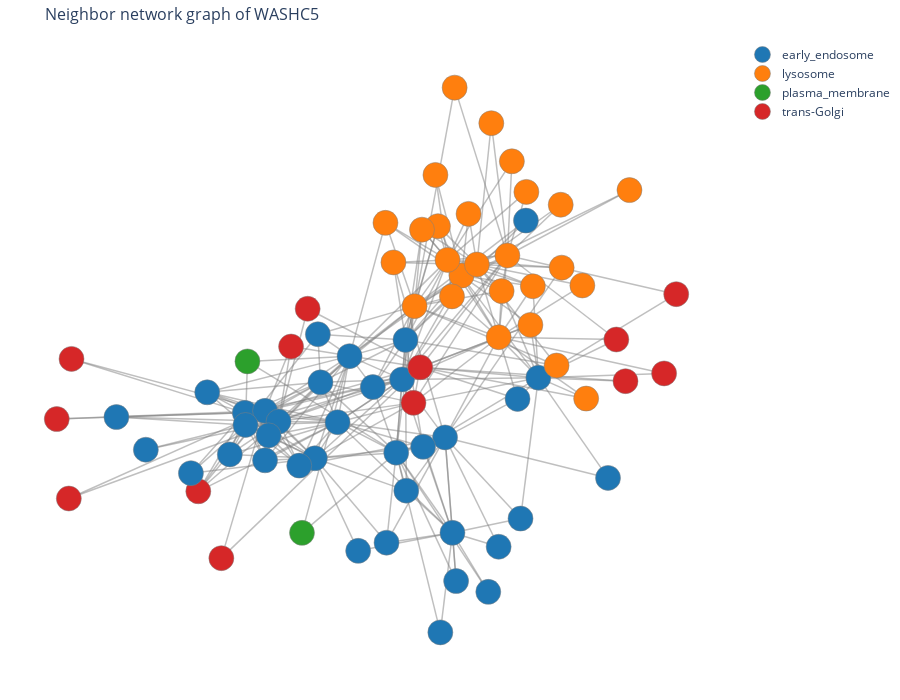

The notebook cell saved with this chart:
### Markdown cell above
### Render the graph as a plotly figure

### Code cell
# convert the graph to node and edge "traces" that can be plotted by plotly
node_trace, edge_trace, category_color_map = prepare_plotly_network_graph(G, annot_dict, node_color_by, category_colors)

fig = go.Figure(data=[edge_trace, node_trace],
            layout=go.Layout(
                title=f'Neighbor network graph of {gene}',
                titlefont_size=16,
                height=700,
                hovermode='closest',
                margin=dict(b=20,l=5,r=5,t=40),
                xaxis=dict(showgrid=False, zeroline=False, showticklabels=False),
                yaxis=dict(showgrid=False, zeroline=False, showticklabels=False))
                )

if node_color_by == "compartment": # this block of code adds the legend
    for category, color in category_color_map.items():
        fig.add_trace(go.Scatter(
            x=[None],
            y=[None],
            mode='markers',
            marker=dict(color=color, size=10),
            name=category,
            showlegend=True
        ))

######################
# cutomize the figure#
######################
# update node style
fig.update_traces(marker=dict(size=25, line_width=1)) # line_width is the border width
# update edge style
edge_color = 'grey'
edge_alpha = 0.5
fig.update_traces(line=dict(width=1.5, color=convert_color_to_rgba(edge_color,edge_alpha))) # width is the edge width, color is the edge color
# white background
fig.update_layout(plot_bgcolor='white')
# uncomment the line below if you want to remove protein names from display
fig.data[1].update(mode='markers')

# save figure to file
#fig.write_html(f"{gene}_neighbor_graph.html")
#fig.write_image(f"{gene}_neighbor_graph.pdf") 

# display the figure
fig.show()

### Figure 1 — Plotly figure (JSON) as saved in the notebook; plotly's stock layout.template omitted (floating-point values rounded to 4 significant figures; data arrays with more than 128 entries replaced by an {"elided": "..."} marker saying what was removed)
{"data": [{"hoverinfo": "none", "line": {"color": "rgba(128, 128, 128, 0.5)", "width": 1.5}, "marker": {"line": {"width": 1}, "size": 25}, "mode": "lines", "showlegend": false, "type": "scatter", "x": {"elided": "852 float values"}, "y": {"elided": "852 float values"}}, {"customdata": ["early_endosome", "early_endosome", "early_endosome", "trans-Golgi", "early_endosome", "lysosome", "early_endosome", "lysosome", "lysosome", "lysosome", "early_endosome", "early_endosome", "early_endosome", "early_endosome", "lysosome", "early_endosome", "early_endosome", "early_endosome", "early_endosome", "early_endosome", "lysosome", "early_endosome", "early_endosome", "early_endosome", "early_endosome", "early_endosome", "early_endosome", "trans-Golgi", "trans-Golgi", "early_endosome", "early_endosome", "early_endosome", "early_endosome", "early_endosome", "early_endosome", "lysosome", "early_endosome", "lysosome", "trans-Golgi", "trans-Golgi", "lysosome", "trans-Golgi", "lysosome", "trans-Golgi", "early_endosome", "early_endosome", "plasma_membrane", "early_endosome", "plasma_membrane", "lysosome", "lysosome", "lysosome", "lysosome", "lysosome", "lysosome", "lysosome", "lysosome", "lysosome", "early_endosome", "lysosome", "lysosome", "trans-Golgi", "lysosome", "lysosome", "lysosome", "trans-Golgi", "trans-Golgi", "lysosome", "early_endosome", "early_endosome", "trans-Golgi", "trans-Golgi", "early_endosome", "early_endosome", "lysosome", "trans-Golgi", "early_endosome"], "hoverinfo": "text", "hovertemplate": "%{text}<br># of connections: %{hovertext}<br>%{customdata}", "hovertext": ["20", "20", "16", "15", "17", "18", "18", "16", "19", "20", "14", "17", "17", "13", "19", "18", "20", "20", "18", "17", "17", "8", "7", "8", "7", "7", "6", "5", "8", "2", "4", "2", "5", "3", "3", "3", "4", "4", "2", "3", "4", "2", "3", "2", "4", "2", "2", "2", "3", "6", "3", "2", "5", "7", "5", "5", "4", "2", "5", "2", "2", "2", "2", "2", "2", "3", "2", "2", "3", "3", "2", "2", "2", "2", "3", "2", "2"], "line": {"color": "rgba(128, 128, 128, 0.5)", "width": 1.5}, "marker": {"color": ["#1f77b4", "#1f77b4", "#1f77b4", "#d62728", "#1f77b4", "#ff7f0e", "#1f77b4", "#ff7f0e", "#ff7f0e", "#ff7f0e", "#1f77b4", "#1f77b4", "#1f77b4", "#1f77b4", "#ff7f0e", "#1f77b4", "#1f77b4", "#1f77b4", "#1f77b4", "#1f77b4", "#ff7f0e", "#1f77b4", "#1f77b4", "#1f77b4", "#1f77b4", "#1f77b4", "#1f77b4", "#d62728", "#d62728", "#1f77b4", "#1f77b4", "#1f77b4", "#1f77b4", "#1f77b4", "#1f77b4", "#ff7f0e", "#1f77b4", "#ff7f0e", "#d62728", "#d62728", "#ff7f0e", "#d62728", "#ff7f0e", "#d62728", "#1f77b4", "#1f77b4", "#2ca02c", "#1f77b4", "#2ca02c", "#ff7f0e", "#ff7f0e", "#ff7f0e", "#ff7f0e", "#ff7f0e", "#ff7f0e", "#ff7f0e", "#ff7f0e", "#ff7f0e", "#1f77b4", "#ff7f0e", "#ff7f0e", "#d62728", "#ff7f0e", "#ff7f0e", "#ff7f0e", "#d62728", "#d62728", "#ff7f0e", "#1f77b4", "#1f77b4", "#d62728", "#d62728", "#1f77b4", "#1f77b4", "#ff7f0e", "#d62728", "#1f77b4"], "line": {"width": 1}, "size": 25}, "mode": "markers", "showlegend": false, "text": ["WASHC5", "WASHC4", "WASH3P", "TBC1D5", "ANKFY1", "VPS11", "NISCH", "VPS18", "DENND11", "VPS16", "EEA1", "WASHC2A", "PIKFYVE", "VPS26C", "HGS", "VPS26A", "FKBP15", "VPS26B", "VAC14", "STAM", "RMC1", "SNX27", "VPS29", "VPS35", "ENTR1", "ABCC5", "SNX12", "CLCN3", "SPG21", "CCDC22", "SORL1", "TRIM14", "COMMD9", "CCDC93", "COMMD10", "SNAPIN", "ZFYVE21", "LAMTOR5", "ANKRD27", "SNX30", "GDAP2", "MTMR6", "FIG4", "SNX8", "CHMP4B", "COMMD2", "JAK1", "VPS35L", "MYO6", "TOM1", "CCZ1B", "VPS39", "VPS33A", "BLOC1S2", "SNX11", "BLOC1S1", "TOLLIP", "VPS41", "RUFY1", "BORCS5", "BORCS6", "MTMR9", "GLB1", "LGMN", "CTSA", "BLOC1S5", "DTNBP1", "STARD3", "SLC12A9", "ATP6V1C1", "SORT1", "DNAJC13", "WASHC3", "IST1", "KLHL9", "SLC12A4", "ATP6V1G1"], "textposition": "top center", "type": "scatter", "x": [-0.003304, -0.1895, 0.1207, 0.04911, -0.0202, 0.1684, -0.1549, 0.3007, 0.2756, 0.1279, -0.2388, -0.4572, 0.3901, 0.1421, 0.03278, -0.2551, -0.3989, -0.3598, -0.4552, 0.006526, 0.2126, -0.3886, -0.3988, -0.3001, 0.05734, -0.5657, -0.5005, -0.5915, 0.02967, 0.2755, 0.33, 0.5912, 0.008873, 0.1527, 0.3386, 0.4574, -0.04815, -0.02824, -0.2758, -0.3237, 0.3672, 0.6416, 0.5281, -0.5249, -0.08773, 0.1072, -0.2922, 0.2455, -0.4497, 0.1408, 0.1886, 0.09298, 0.1002, 0.2841, 0.05419, 0.3742, -0.05125, 0.4546, -0.2463, 0.3555, 0.3137, 0.788, 0.6531, 0.1485, 0.2543, 0.6152, 0.753, 0.5171, -0.8278, -0.6128, -0.9575, -1, -0.13, 0.3542, 0.4427, -0.9652, -0.7429], "y": [-0.02577, -0.1671, -0.2174, 0.01425, -0.2677, 0.3172, 0.05119, 0.3835, 0.1136, 0.3691, -0.03549, -0.1362, -0.01989, -0.5325, 0.2163, -0.2864, -0.1297, -0.1649, -0.1763, 0.1046, 0.354, -0.2107, -0.2931, -0.3105, -0.2483, -0.06834, -0.2735, -0.3954, -0.1032, -0.5786, -0.09024, -0.3511, -0.3932, -0.6919, -0.4854, 0.3435, -0.5651, 0.3608, 0.2077, 0.08299, 0.1543, -0.03153, -0.08901, -0.6162, -0.05113, -0.8614, -0.5326, -0.7276, 0.03385, 0.2485, 0.521, 0.6497, 0.4806, 0.266, 0.4689, 0.282, 0.4915, 0.5513, 0.1235, 0.5937, 0.6949, 0.2559, 0.5997, 0.9382, 0.8207, 0.1061, -0.005974, 0.2846, -0.1501, -0.3354, 0.04197, -0.1567, -0.592, 0.4989, 0.02023, -0.4192, -0.258]}, {"line": {"color": "rgba(128, 128, 128, 0.5)", "width": 1.5}, "marker": {"color": "#1f77b4", "line": {"width": 1}, "size": 25}, "mode": "markers", "name": "early_endosome", "showlegend": true, "type": "scatter", "x": [null], "y": [null]}, {"line": {"color": "rgba(128, 128, 128, 0.5)", "width": 1.5}, "marker": {"color": "#ff7f0e", "line": {"width": 1}, "size": 25}, "mode": "markers", "name": "lysosome", "showlegend": true, "type": "scatter", "x": [null], "y": [null]}, {"line": {"color": "rgba(128, 128, 128, 0.5)", "width": 1.5}, "marker": {"color": "#2ca02c", "line": {"width": 1}, "size": 25}, "mode": "markers", "name": "plasma_membrane", "showlegend": true, "type": "scatter", "x": [null], "y": [null]}, {"line": {"color": "rgba(128, 128, 128, 0.5)", "width": 1.5}, "marker": {"color": "#d62728", "line": {"width": 1}, "size": 25}, "mode": "markers", "name": "trans-Golgi", "showlegend": true, "type": "scatter", "x": [null], "y": [null]}], "layout": {"height": 700, "hovermode": "closest", "margin": {"b": 20, "l": 5, "r": 5, "t": 40}, "plot_bgcolor": "white", "title": {"font": {"size": 16}, "text": "Neighbor network graph of WASHC5"}, "xaxis": {"showgrid": false, "showticklabels": false, "zeroline": false}, "yaxis": {"showgrid": false, "showticklabels": false, "zeroline": false}}}
